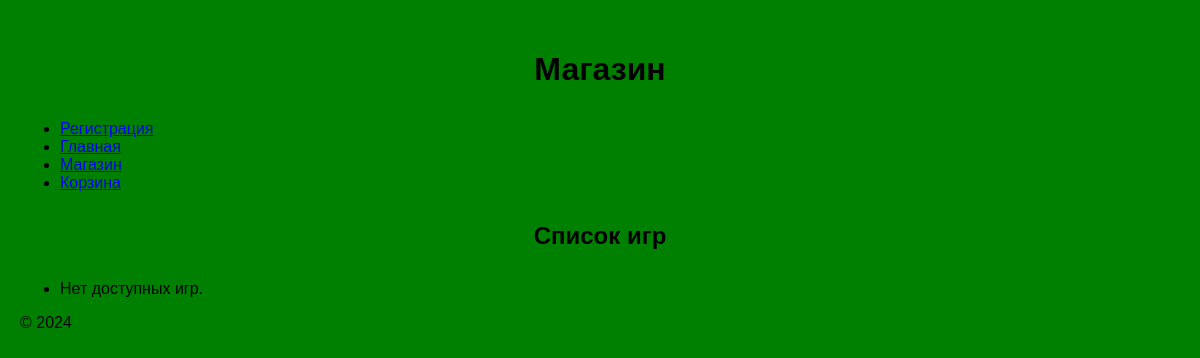
The app's page /shop/, older data.
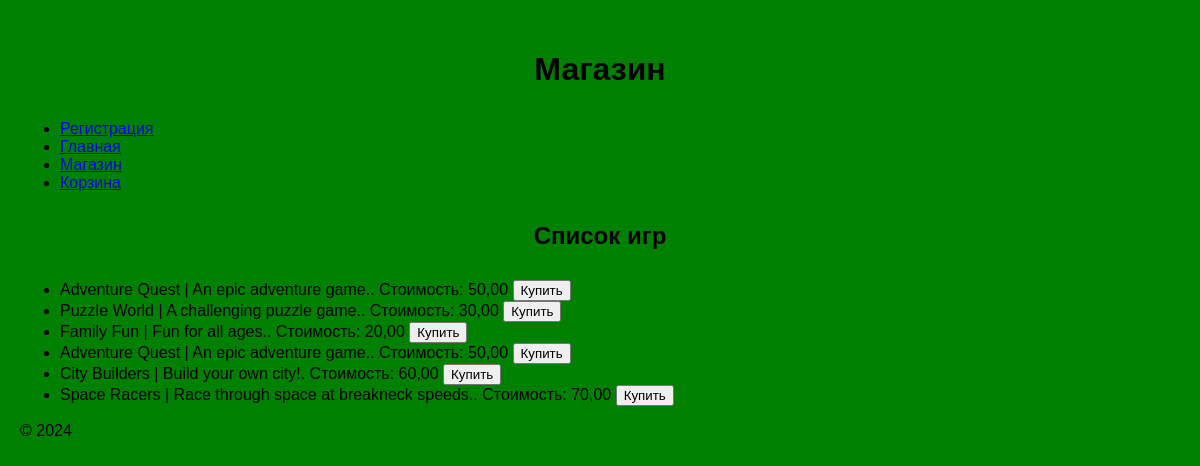
The same page, newer data.
### task1/models.py (models this page shows, shortened)
class Game(models.Model):
    title = models.CharField(max_length=200)
    cost = models.DecimalField(max_digits=10, decimal_places=2)
    size = models.DecimalField(max_digits=10, decimal_places=2)
    description = models.TextField()
    age_limited = models.BooleanField(default=False)
    buyers = models.ManyToManyField(Buyer, related_name='games')

### task1/views.py (the view)
# urls.py: path('shop/', shop, name='shop'),
def shop(request):
    games = Game.objects.all()
    context = {
        'games': games,
    }
    return render(request, 'third_task/shop.html', context)

### templates/third_task/shop.html (shortened to what this page needs)
{% extends "third_task/menu.html" %}
{% block content %}
<div id="price-list">
    <h2>Список игр</h2>
    <ul>
        {% for game in games %}
            <li>
                {{ game.title }} | {{ game.description }}. Стоимость: {{ game.cost }}
                <button>Купить</button>
            </li>
        {% empty %}
            <li>Нет доступных игр.</li>
        {% endfor %}
    </ul>
</div>
{% endblock %}

### templates/third_task/menu.html (shortened to what this page needs)
<!DOCTYPE html>
<html lang="en">
<head>
</head>
<body>
<header>
    <h1>Магазин </h1>
    <nav>
        <ul>
            {% block menu %}
            <li><a href="{% url 'sign_up' %}">Регистрация</a></li>
            <li><a href="{% url 'index' %}">Главная</a></li>
            <li><a href="{% url 'shop' %}">Магазин</a></li>
            <li><a href="{% url 'cart' %}">Корзина</a></li>
            {% endblock %}
        </ul>
    </nav>
</header>
<div id="content">
    {% block content %}
    {% endblock %}
</div>
<footer>
    <p>© 2024 </p>
</footer>
</body>
</html>

### templates/third_task/menu.html (style rules this page uses)
body { margin: 0; padding: 20px; font-family: Arial, sans-serif; background-color: green; color: black; }
h1 { text-align: center; color: black; padding: 10px; }
h2 { text-align: center; color: black; padding: 10px; }

Row changes from the older to the newer data that the page shows:
added Game: title "Adventure Quest", description "An epic adventure game.", cost "50,00"
added Game: title "Puzzle World", description "A challenging puzzle game.", cost "30,00"
added Game: title "Family Fun", description "Fun for all ages.", cost "20,00"
added Game: title "Adventure Quest", description "An epic adventure game.", cost "50,00"
added Game: title "City Builders", description "Build your own city!", cost "60,00"
added Game: title "Space Racers", description "Race through space at breakneck speeds.", cost "70,00"
Text that changed along with them:
text no longer shown: "Нет доступных игр."
